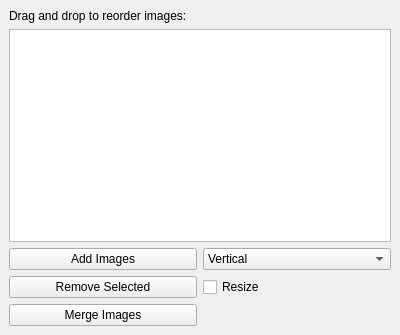
<?xml version="1.0" encoding="UTF-8"?>
<ui version="4.0">
 <class>MainWindow</class>
 <widget class="QMainWindow" name="MainWindow">
  <property name="geometry">
   <rect>
    <x>0</x>
    <y>0</y>
    <width>400</width>
    <height>335</height>
   </rect>
  </property>
  <property name="sizePolicy">
   <sizepolicy hsizetype="Preferred" vsizetype="Preferred">
    <horstretch>0</horstretch>
    <verstretch>0</verstretch>
   </sizepolicy>
  </property>
  <property name="minimumSize">
   <size>
    <width>400</width>
    <height>335</height>
   </size>
  </property>
  <property name="maximumSize">
   <size>
    <width>16777215</width>
    <height>16777215</height>
   </size>
  </property>
  <property name="windowTitle">
   <string>PicFusion</string>
  </property>
  <property name="windowIcon">
   <iconset>
    <normaloff>icon.ico</normaloff>icon.ico</iconset>
  </property>
  <widget class="QWidget" name="centralwidget">
   <layout class="QVBoxLayout" name="verticalLayout">
    <item>
     <widget class="QLabel" name="label">
      <property name="text">
       <string>Drag and drop to reorder images:</string>
      </property>
     </widget>
    </item>
    <item>
     <widget class="QListWidget" name="imageListWidget">
      <property name="dragEnabled">
       <bool>true</bool>
      </property>
      <property name="dragDropMode">
       <enum>QAbstractItemView::DragDrop</enum>
      </property>
      <property name="defaultDropAction">
       <enum>Qt::MoveAction</enum>
      </property>
      <property name="selectionMode">
       <enum>QAbstractItemView::MultiSelection</enum>
      </property>
     </widget>
    </item>
    <item>
     <layout class="QGridLayout" name="gridLayout">
      <item row="2" column="0">
       <widget class="QPushButton" name="mergeButton">
        <property name="text">
         <string>Merge Images</string>
        </property>
       </widget>
      </item>
      <item row="1" column="2">
       <widget class="QCheckBox" name="ResizecheckBox">
        <property name="text">
         <string>Resize</string>
        </property>
       </widget>
      </item>
      <item row="0" column="0">
       <widget class="QPushButton" name="addButton">
        <property name="text">
         <string>Add Images</string>
        </property>
       </widget>
      </item>
      <item row="1" column="0">
       <widget class="QPushButton" name="removeButton">
        <property name="text">
         <string>Remove Selected</string>
        </property>
       </widget>
      </item>
      <item row="0" column="2">
       <widget class="QComboBox" name="comboBox">
        <item>
         <property name="text">
          <string>Vertical</string>
         </property>
        </item>
        <item>
         <property name="text">
          <string>Horizontal</string>
         </property>
        </item>
        <item>
         <property name="text">
          <string>Grid</string>
         </property>
        </item>
       </widget>
      </item>
     </layout>
    </item>
   </layout>
  </widget>
 </widget>
 <resources/>
 <connections/>
</ui>
